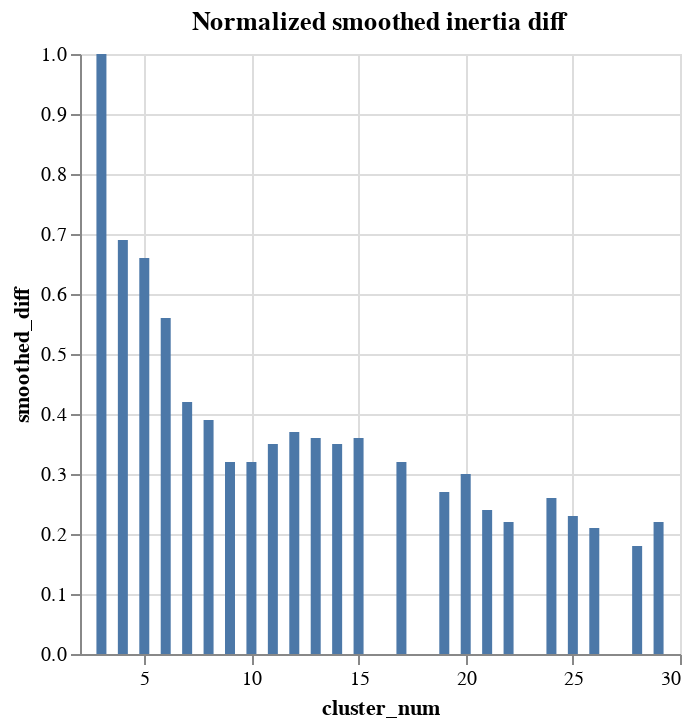

The cell this chart's notebook holds for it:
### Code cell
%chart x = cluster_num, y = smoothed_diff, width = 600, height = 300, labley = inertia diff, 
lablex=cluster number, title=Normalized smoothed inertia diff

### Figure 1 — Vega-Lite specification as saved in the notebook (floating-point values rounded to 4 significant figures)
{"$schema": "https://vega.github.io/schema/vega-lite/v3.json", "data": {"format": {"type": "csv"}, "values": "\"cluster_num\",\"normed_diff\",\"double_diff\",\"smoothed_diff\",\"running_double_diff\"\n\"3\",\"1.000\",\"\",\"1.00\",\"\"\n\"4\",\".371\",\".31\",\".69\",\".31\"\n\"5\",\".616\",\".03\",\".66\",\".17\"\n\"6\",\".267\",\".10\",\".56\",\".15\"\n\"7\",\".425\",\".14\",\".42\",\".14\"\n\"8\",\".242\",\".03\",\".39\",\".07\"\n\"9\",\".354\",\".07\",\".32\",\".08\"\n\"10\",\".267\",\".00\",\".32\",\".06\"\n\"11\",\".532\",\"-.03\",\".35\",\".02\"\n\"12\",\".344\",\"-.02\",\".37\",\".00\"\n\"13\",\".310\",\".01\",\".36\",\"-.01\"\n\"14\",\".216\",\".01\",\".35\",\"-.01\"\n\"15\",\".551\",\"-.01\",\".36\",\".00\"\n\"17\",\".205\",\".04\",\".32\",\".01\"\n\"19\",\".094\",\".05\",\".27\",\".02\"\n\"20\",\".348\",\"-.03\",\".30\",\".01\"\n\"21\",\".301\",\".06\",\".24\",\".03\"\n\"22\",\".141\",\".02\",\".22\",\".02\"\n\"24\",\".246\",\"-.04\",\".26\",\".00\"\n\"25\",\".224\",\".03\",\".23\",\".02\"\n\"26\",\".232\",\".02\",\".21\",\".01\"\n\"28\",\".000\",\".03\",\".18\",\".01\"\n\"29\",\".409\",\"-.04\",\".22\",\".01\"\n"}, "encoding": {"x": {"axis": {"grid": true, "title": "cluster_num"}, "field": "cluster_num", "type": "quantitative"}, "y": {"axis": {"grid": true, "title": "smoothed_diff"}, "field": "smoothed_diff", "type": "quantitative"}}, "height": "300", "mark": {"color": "#4C78A8", "type": "bar"}, "title": "Normalized smoothed inertia diff", "width": "600"}
